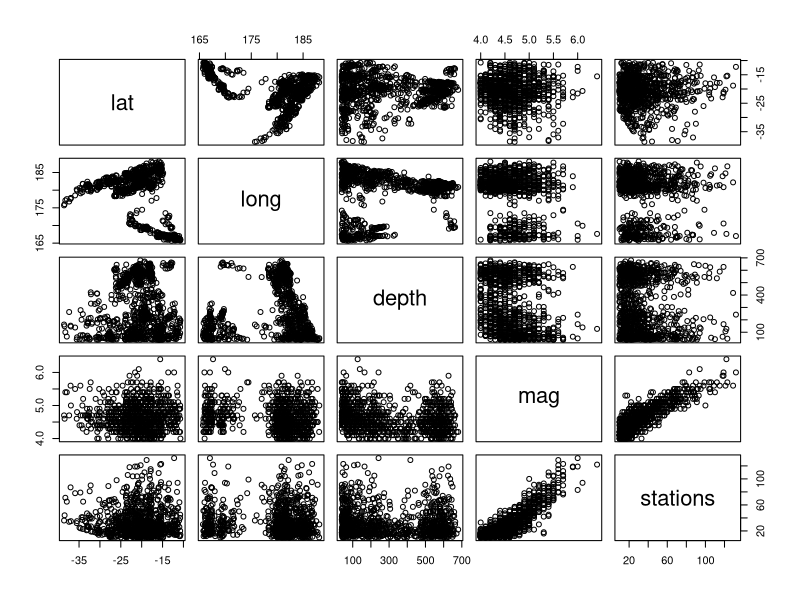
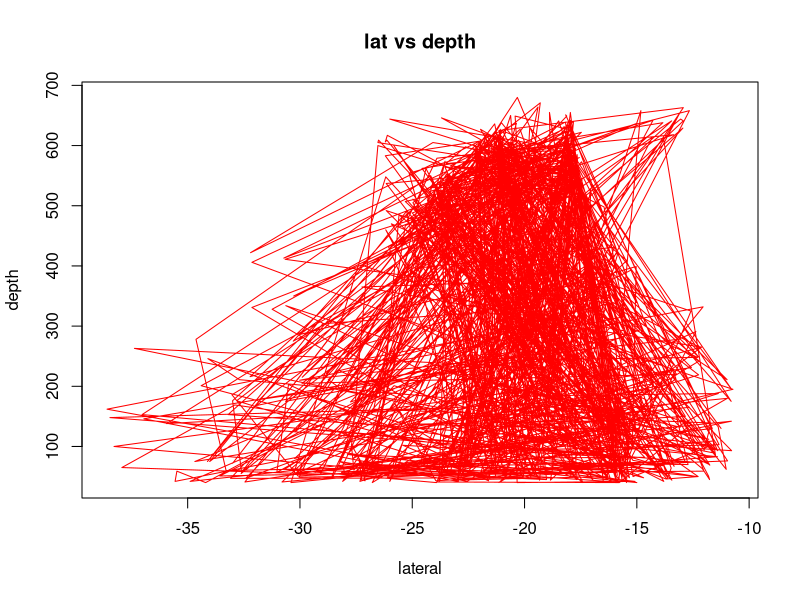
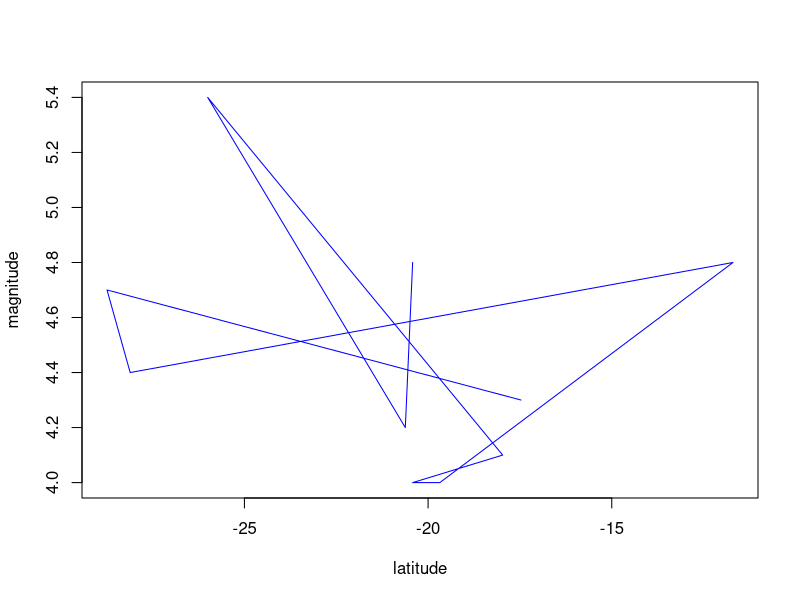
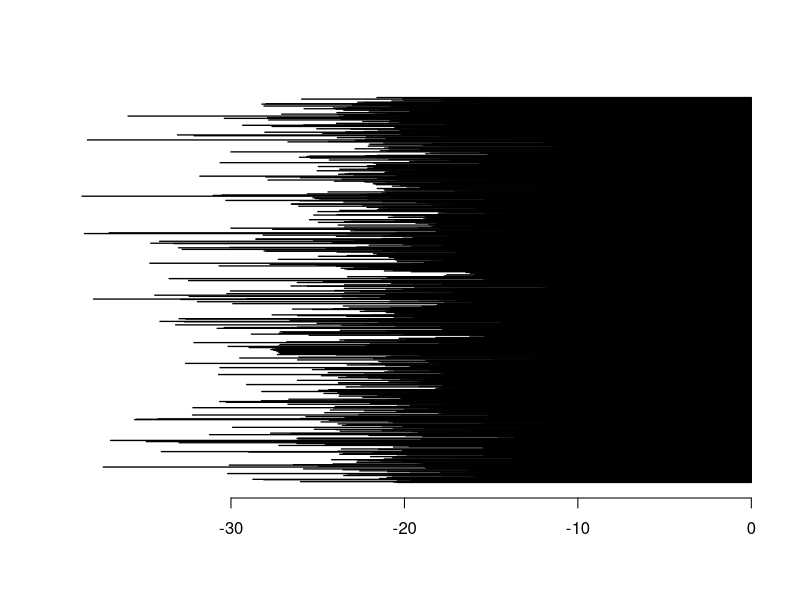
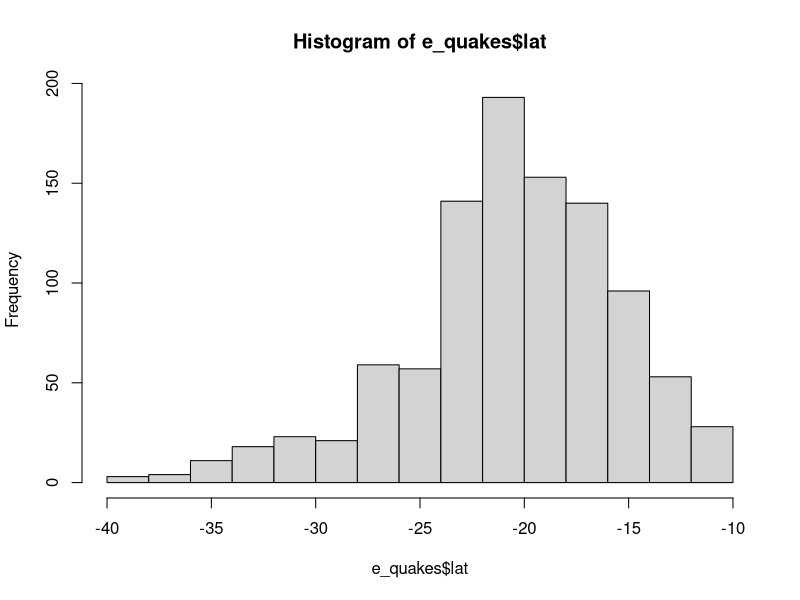
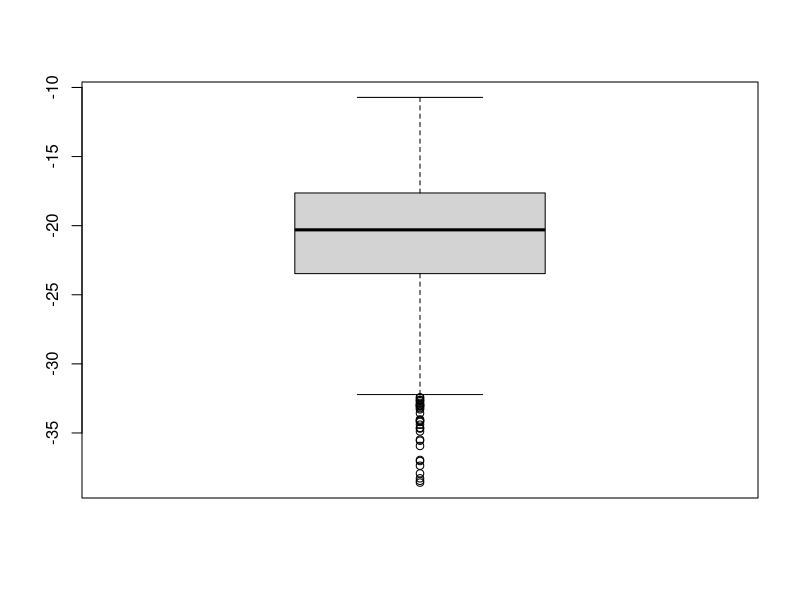
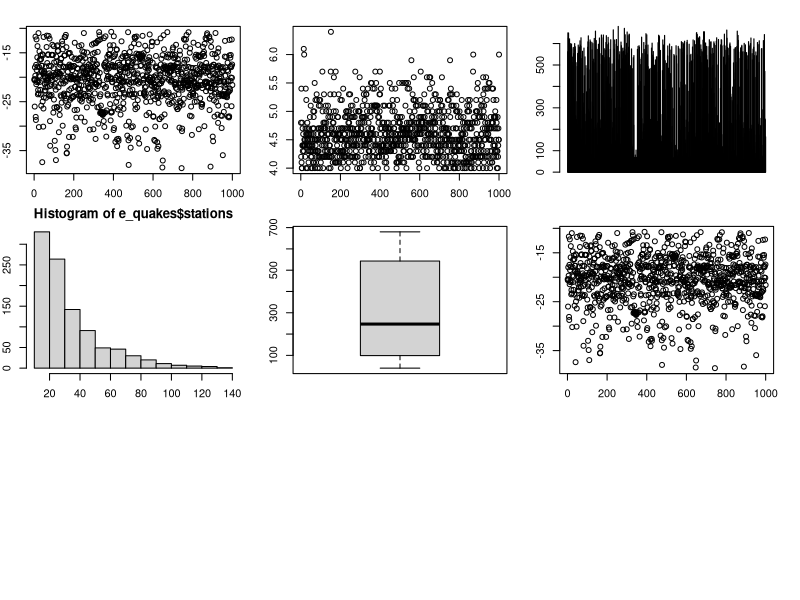

These figures' R source, in order: (Note: this script raises an error after producing the figures.)
e_quakes<-datasets::quakes
e_quakes_top10<-head(e_quakes,10)

summary(e_quakes)

plot(e_quakes)
plot(e_quakes$lat,e_quakes$depth,type="l",col='red',xlab='lateral',ylab='depth',main='lat vs depth')

plot(e_quakes_top10$lat,e_quakes_top10$mag,type="l",col='blue',ylab='magnitude',xlab='latitude')

barplot(e_quakes$lat,horiz = T,axes=T)

hist(e_quakes$lat)

boxplot(e_quakes$lat)

par(mfrow=c(3,3),mar=c(2,2,2,2),las=0,bty='o')

plot(e_quakes$lat)
plot(e_quakes$mag)
barplot(e_quakes$depth)
hist(e_quakes$stations)
boxplot(e_quakes$depth)
plot(e_quakes[,1])

#skewness, kurtosis, standard dev, variance

var(e_quakes,na.rm = T)

sd(e_quakes$lat,na.rm=T)
sd(e_quakes$long)
sd(e_quakes$depth)
sd(e_quakes$mag)
sd(e_quakes$stations)

skewness(e_quakes$lat,na.rm=T)
kurtosis(e_quakes)
